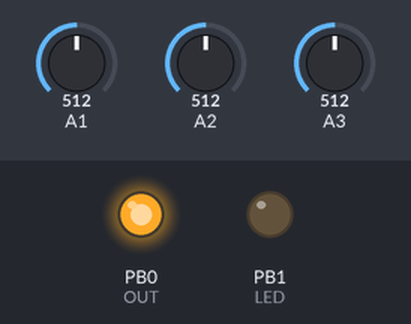
This sketch was run on a simulated ATtiny85, built with avr-gcc and run on an emulated ATtiny85. On the bench: output pins drawn as LEDs (lit = HIGH). The inputs (shaded band) are chosen by the test bench; at power-on: A1 = 512, A2 = 512, A3 = 512.

Above: at 4.2 s.
4.3 s: A1 set to 562
5.8 s: A1 set to 587
At 7.0 s:
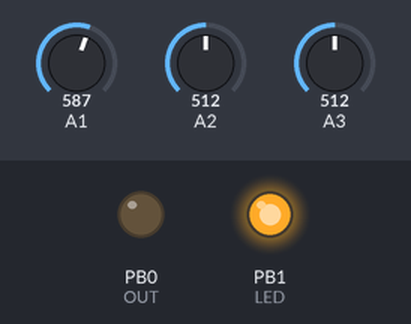
7.4 s: A1 set to 544
8.9 s: A1 set to 518
At 9.3 s:
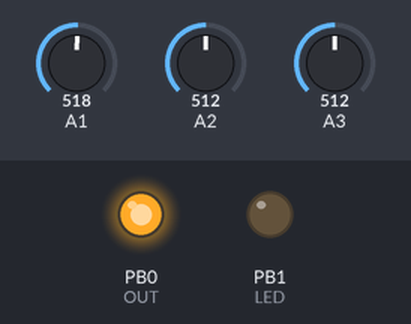
10.5 s: A1 set to 716
At 11.3 s:
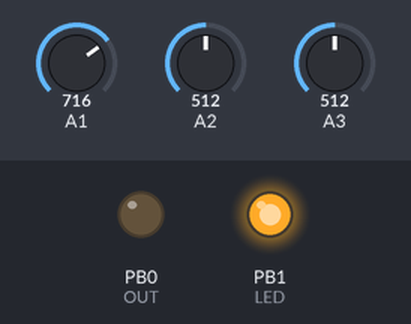
Timing chart, 0 to 13.0 s (numbered marks = the images above; inputs shaded):
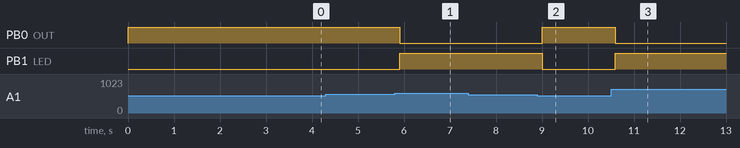

The sketch:

AutoFSRStandard.ino
```cpp
/*

  Auto Tuning FSR Trigger for ATtiny85 and AdaFruit Trinket

  Author: Wing Tang Wong
  GitHub: https://github.com/WingTangWong/AutoTuningFSRTrigger/ATTINY85_TRINKET_FSR

  Description:

    This Arduino Sketch is meant to be installed on an ATtiny85 or AdaFruit Trinket, which
    uses an ATtiny85 as the MCU. This is the heavily pruned and reduced code.

    The sketch makes use of all of the IO pins in the following manner:

    =========   =============    ==================================================================================
    Chip PIN  - Trinket Pin   -  Usage
    =========   =============    ==================================================================================
    1         - RST           -  Short to reset the MCU. Wire to a switch that shorts to GND.
    2         - PB3 / 3 / 3   -  Digital pin 3, Analog pin 3. Used for FSR input.
    3         - PB4 / 4 / 2   -  Digital pin 4, Analog pin 2. Used for FSR input.
    4         - GND           -  GND pin.
    5         - PB0 / OUT     -  Digital Pin 0, Used for end stop output. HIGH by default, goes LOW when triggered.
    6         - PB1 / LED     -  Digital Pin 1, used as LED indicator. On the Trinket, this is wired to an LED.
    7         - PB2 / 2 / 1   -  Digital pin 2, Analog Pin 1. Used for FSR input.
    8         - VCC           -  VCC input. 5V or 3.3V depending on your Trinket.
    =========   =============    ==================================================================================

    The design makes use of all three generally accessible ADC pins for three independent FSR inputs. ADC0 /PB5 is
    on the RSET pin and will not be used as an IO pin.

  Installing the code:

    To install this code on your ATTINY85 MCU or onto the AdaFruit Trinket, you will want to download the Arduino 1.0.5(or later)
    IDE along with AdaFruit's definitions/etc.

    Alternatively, you can follow the Adafruit instructions on how to customize your existing Arduino IDE to work with the AdaFruit Trinket.

    Note, the Trinket operates at 8Mhz or 16Mhz. Make sure you set the Board in Arduino IDE appropriately.

    If you are programming to a bare ATTIN85 chip, you will want to edit the boards.txt definition to include an "1Mhz Trinket"
    like so:

      trinket1.name=Adafruit Trinket 1MHz
      trinket1.bootloader.low_fuses=0xF1
      trinket1.bootloader.high_fuses=0xD5
      trinket1.bootloader.extended_fuses=0xFE
      trinket1.upload.maximum_size=5310
      trinket1.build.mcu=attiny85
      trinket1.build.f_cpu=1000000L
      trinket1.build.core=arduino:arduino
      trinket1.build.variant=tiny8

    This will allow an ATtiny85 to run off of the internal 1Mhz OSC and with timings operating properly. You can burn the code
    onto a bare ATTINY85 using the 8Mhz definition, but the chip will run super slow. Using the 16Mhz definition on a bare ATTINY85
    can potentially brick your MCU.


  Chip Hookup:

    Once you have flashed your chip, you will need to hookup the chip to your 3D printer's z-min-end-stop. To do that, you should
    refer to the wiring diagram included as an image in this repo.

    Basically:

    * VCC should be hooked up to your printer board's VCC (Can use the VCC pin from the 3 pin endstop connection)
    * GND should be hooked up to your printer board's GND (Can use the GND pin from the 3 pin endstop connection)
    * OUT should be hooked up to the signal pin on your printer control board's z-min-end-stop. Be sure to not hook it up to the VCC/GND pins.
    * LED can be left unconnected as the Trinket has an oboard LED. If using a bare ATTINY85, you can wire up an LED and low value resistor
      from the pin to GND:  (LED PIN)----|>|------/\/\/\/\-----(GND)
      * LED can be any low voltage LED
      * Resistor can be a typical 1k to 4.7k ohm resistor.
    * RSET can be left unconnected on the Trinket. On the bare ATTINY85, it can also be left unconnected, or pulled up via a 10k-50k ohm resistor
      hooked up to VCC.
    * ADC1, ADC2, ADC3 should be hooked up as follows:
      * Pin pulled down to GND via a 10K+ ohm resistor.
      * Pin also connected to one leg of the FSR.
      * Other leg of FSR connected to VCC.
      * You can optionally place an LED in-line with the FSR and VCC so it illuminates when the FSR is pressed. Though this will not indicate
        a trigger state.

  Testing Circuit:
    * Power on your printer board and your new module.
    * Perform an M119 on your printer to get the endstop states. Presuming none of the endstops are triggered, you should see
      that none of the enstops are triggered.
    * Press down on an FSR sensor. The output LED should light up.
    * Perform another M119. You should now see the z-min-end-stop triggered.
    * If this works, you are good to give probing a try.
    * Install the FSR under the bed plate if you have not already.
    * Make sure everything is hooked up. If you had left the Trinket on, you will see the LED still lit. Hit the reset button on the Trinket.
      The light will turn off.
    * Press down on the print bed. The light should go on. Letting go will see the light go off again. You're good to attempt a test bed levelling.

  Testing Probing:
    * Assuming your FSR are installed
    * Home your printer
    * With one hand on the printer control board reset switch, initiate a G29 to auto-level probe the bed.
    * When the tip of the hot end touches the bed, if it doesn't tink and back off immediately, ie. it is pushing against the bed, hit the reset.
      Then, check to see what might be wrong.
    * If the head tinks against the bed, but keeps raising up toward home, hit reset. Something made the sensor/module stuck in ON/triggered
      mode.
    * If the head just proceeds through the auto-level process, yay!

*/

// Pin assignments
int OUT = 0;          // OUTPUT pin
int LED = 1;          // LED pin
int A[3]  = {1,2,3};  // Analog pin numbers
int AD[3] = {2,4,3};  // Digital pin numbers correlating to the physical analog pins

// Various variables used for state and tracking calculations
unsigned long PRECALIBRATION=0;
unsigned long SEED = 40;
float VALUE[3]={0,0,0};
float AVERAGE[3]={0,0,0};
float NOISE_LEVEL[3]={8,8,8};
float TRIGGER_LEVEL[3]={0,0,0};
float RECOVERY_LEVEL[3]={0,0,0};
unsigned long TALLY[3]={0,0,0};
float TOTAL[3]={0,0,0};
unsigned long STATE[3]={0,0,0};
unsigned long TRIGGER_ADJUST[3]={60,60,60};
unsigned long RECOVERY_ADJUST[3]={10,10,10};
long scratch;

// the setup routine runs once when you press reset:
void setup() {
  pinMode( OUT , OUTPUT );
  digitalWrite( OUT , HIGH );
  pinMode( LED , OUTPUT );
  digitalWrite( LED , LOW );
  for(scratch=0; scratch<3 ; scratch++) {
      pinMode( AD[scratch] , INPUT );
      digitalWrite( AD[scratch], LOW );
  };
  do_calibration();
}

// the loop routine runs over and over again forever:
void loop() {
  do_calibration();
  do_read_sensors();
  do_output();
};


// Take the read values and average them
// Also, get the noise level.
void do_read_average(int idx)
{
  float noise_delta;
  // Take a single reading
  delay(25); // delay 25 milliseconds
  VALUE[idx] = analogRead( A[idx] );
  TOTAL[idx] = TOTAL[idx] + VALUE[idx];
  TALLY[idx]++;
  // Update the average
  AVERAGE[idx] = ( TOTAL[idx] / TALLY[idx] );

  if ( VALUE[idx] > AVERAGE[idx] ) {
    noise_delta = ( VALUE[idx] - AVERAGE[idx] );
  } else {
    noise_delta = ( AVERAGE[idx] - VALUE[idx] );
  };

  // bump up the noise... only if it is greater than the default noise already set
  if ( noise_delta > NOISE_LEVEL[idx]  ) {
    NOISE_LEVEL[idx] = ( NOISE_LEVEL[idx] + noise_delta ) / 2.0;
  };
};

// If we determined we really need to calibrate, do it here.
// Read in values and set trigger levels.
void do_real_calibration()
{
  int idx;
  int run;

  for(idx=0; idx<3 ; idx++ ) {
    if ( TALLY[idx] < SEED ) {
      for(run=0; run<SEED ; run++ ) {
        do_read_average(idx);
      };
    } else {
      do_read_average(idx);
    };
    TRIGGER_LEVEL[idx]=NOISE_LEVEL[idx] + TRIGGER_ADJUST[idx];
    RECOVERY_LEVEL[idx]=NOISE_LEVEL[idx] + RECOVERY_ADJUST[idx];
  };
  PRECALIBRATION++;
};


// Function to determine if we need to perform a calibration.
void do_calibration()
{
  if ( PRECALIBRATION < 1 ) {
    do_real_calibration();
  };

};


// Function to read values from the FSR sensors
void do_read_sensors()
{
  int idx;
  for( idx=0; idx<3 ; idx++ ) {
    // single read. multiple reads were not really effective
    VALUE[idx] = analogRead( A[idx] );
    delay(25);

    if ( VALUE[idx] > ( AVERAGE[idx] + TRIGGER_LEVEL[idx]) ) {
      STATE[idx] = 1;
    };
    if ( VALUE[idx] < ( AVERAGE[idx] + RECOVERY_LEVEL[idx]) ) {
      STATE[idx] = 0;
    };
  };
};

// Update the LED and OUTPUT pins.
void do_output()
{
  int idx;
  int TRIGGERED=0;
  for(idx=0; idx<3; idx++ ){
    TRIGGERED=TRIGGERED + STATE[idx];
  };

  // The HIGH/LOW corresponds to a Normally Connected signal output.
  if ( TRIGGERED > 0 ) {
    digitalWrite( OUT, LOW );
    digitalWrite( LED, HIGH);
  } else {
    digitalWrite( OUT, HIGH
    );
    digitalWrite( LED, LOW );
  };
};
```

Measured:
- the behaviour switches between 580 and 581 on A1 (found by bisection; images 0 and 1)
- the behaviour switches between 530 and 529 on A1 (found by bisection; images 1 and 2)
- after the input at 4.3 s, every drawn part: stays the same
- after the input at 5.8 s, PB0 (OUT): HIGH → LOW after 0.10 s; PB1 (LED): LOW → HIGH after 0.10 s
- after the input at 7.4 s, every drawn part: stays the same
- after the input at 8.9 s, PB0 (OUT): LOW → HIGH after 0.10 s; PB1 (LED): HIGH → LOW after 0.10 s
- after the input at 10.5 s, PB0 (OUT): HIGH → LOW after 0.09 s; PB1 (LED): LOW → HIGH after 0.09 s
